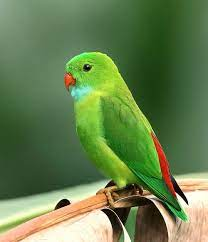
#> input picture 1810671634_Assignment_2/bird.jpeg, 208 x 242 px, found by its file name
$ python Assignment_2.py
#> lines starting #> are read from the running program, lines starting #| are printed output that depends on the picture; after the words box and inside, x2 and y2 are one past the last pixel; in counts of white or black regions, pixels touching at a corner belong together
import matplotlib.pyplot as plt
import cv2
import math


def main():

    img_path = '/home/shahadat/Desktop/DIP/bird.jpeg'
    rgb=plt.imread(img_path)
#> rgb is the input picture: shape (242, 208, 3); mean R, G, B 101.7, 126.9, 77.8
    print(rgb)
#> (printed output is left out)
    print(rgb.shape)
#| (242, 208, 3)

    plt.figure(figsize=(50,100))
    plt.subplot(3,2,1)
    plt.title('Grayscale')
    grayscale = cv2.cvtColor(rgb, cv2.COLOR_RGB2GRAY)
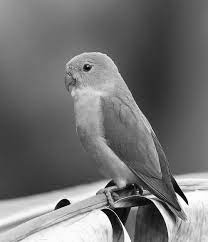
#> grayscale: shape (242, 208); min 0, max 254, mean 113.7
    plt.imshow(grayscale,cmap='gray')


    width,height=grayscale.shape
#> width = 242; height = 208
    print("Width=",width)
#| Width= 242
    print("Height=",height)
#| Height= 208

   #1st Condition
    grayscale = cv2.cvtColor(rgb, cv2.COLOR_RGB2GRAY)
    c1_img=grayscale

    for i in range(0, width):
    	for j in  range(0,height):
    		if grayscale[i][j] >120  and grayscale[i][j] <200:
    			c1_img[i][j]=100
    		else:
    			c1_img[i][j]=10
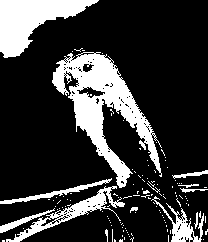
#> c1_img: shape (242, 208); values 10 (black) and 100 (white), 21.9% white; 125 white regions (113 under 20 px), largest, box (x1, y1, x2, y2) and area: (52, 52, 162, 188) 5090, (0, 0, 99, 58) 2762, (6, 186, 125, 242) 1177


    plt.subplot(3,2,2)
    plt.title('1st Condition')
    plt.imshow(c1_img,cmap='gray')


    #2nd Condition
    grayscale = cv2.cvtColor(rgb, cv2.COLOR_RGB2GRAY)
    c2_img=grayscale

    for i in range(0, width):
    	for j in  range(0,height):
    		if grayscale[i][j] >120  and grayscale[i][j] <200:
    			c2_img[i][j]=100
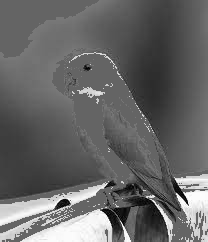
#> c2_img: shape (242, 208); min 0, max 254, mean 101.9


    plt.subplot(3,2,3)
    plt.title('2nd Condition')
    plt.imshow(c2_img,cmap='gray')


    #3rd Condition
    grayscale = cv2.cvtColor(rgb, cv2.COLOR_RGB2GRAY)
    c3_img=grayscale

    for i in range(0, width):
    	for j in  range(0,height):
    		c3_img[i][j]=10*math.log(1+grayscale[i][j])
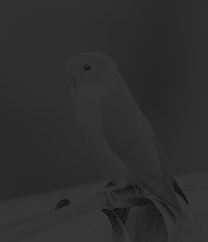
#> c3_img: shape (242, 208); min 0, max 55, mean 45.8


    plt.subplot(3,2,4)
    plt.title('3rd Condition')
    plt.imshow(c3_img,cmap='gray')


    #4th Condition
    grayscale = cv2.cvtColor(rgb, cv2.COLOR_RGB2GRAY)
    c4_img=grayscale

    for i in range(0, width):
    	for j in  range(0,height):
    		c4_img[i][j]= 10*(grayscale[i][j] + 0.0000001 )**2
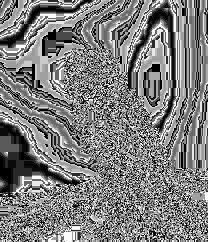
#> c4_img: shape (242, 208); min 0, max 250, mean 125.5


    plt.subplot(3,2,5)
    plt.title('4th Condition')
    plt.imshow(c4_img,cmap='gray')


    plt.subplots_adjust(left=0.1,
                    bottom=0.2,
                    right=0.9,
                    top=0.9,
                    wspace=0.5,
                    hspace=1.5)

    plt.show()


if __name__ == '__main__':
	main()
